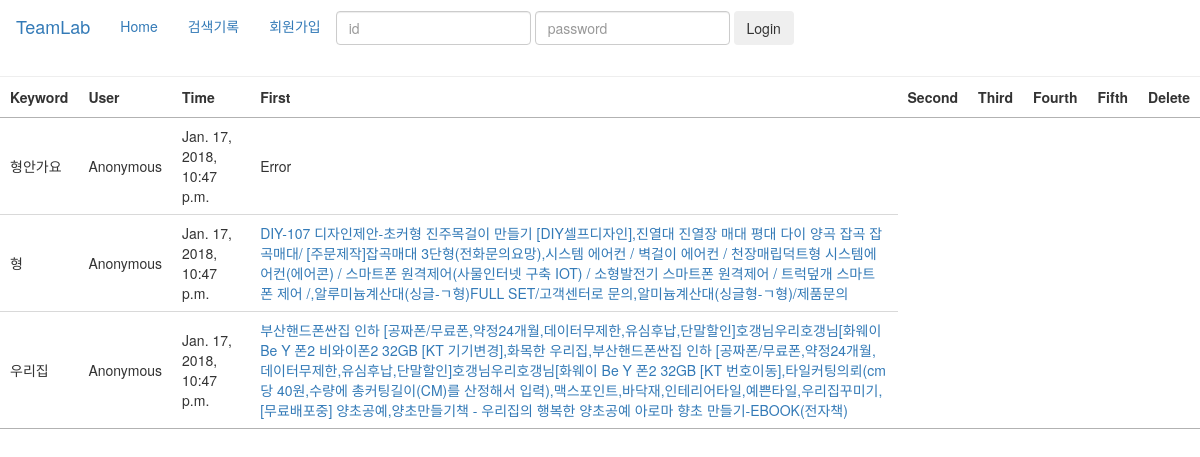
Page /history on the earlier database version.
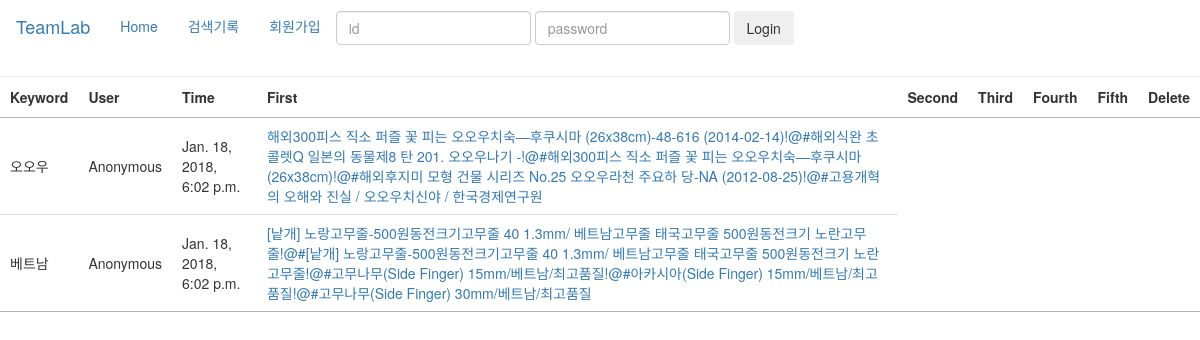
Same page on the later database version.
### search/models.py (models this page shows, shortened)
class history(models.Model) :
    search_id = models.AutoField(primary_key=True)
    search_keyword = models.CharField(max_length=255)
    search_user = models.CharField(max_length=255, default='Anonymous')
    search_time = models.DateTimeField(auto_now_add=True)
    search_imagelist = models.CharField(max_length=255, default='Error')
    search_namelist = models.CharField(max_length=255, default='Error')
    search_pricelist = models.CharField(max_length=255, default='Error')
    search_shoplist = models.CharField(max_length=255, default='Error')
    search_linklist = models.CharField(max_length=255, default='Error')

### search/views.py (the view)
# urls.py: url(r'^history$', sc_views.take_history, name='history'),
def take_history(request) :
    try:
        login_id = request.session['login_id']
    except:
        login_id = 'Anonymous'
    histories = history.objects.filter(search_user=login_id)
    result = [{'keyword' : item.search_keyword,
               'user' : item.search_user,
               'time' : item.search_time,
               'list' : zip([link for link in item.search_linklist.split(', ')],
                            [name for name in item.search_namelist.split(', ')])}
              for item in histories]
    return render(request, 'history.html', {'login_id' : login_id, 'result' : result})

### template/history.html (shortened to what this page needs)
{% extends 'base.html' %}
{% load static %}
{% block content %}
    <table id="historytable" class="display">
        <thead>
          <tr>
            <th>Keyword</th>
            <th>User</th>
            <th>Time</th>
            <th>First</th>
            <th>Second</th>
            <th>Third</th>
            <th>Fourth</th>
            <th>Fifth</th>
            <th>Delete</th>
          </tr>
        </thead>
        <tbody>
            {% for item in result %}
                <tr>
                    <td>{{ item.keyword }}</td>
                    <td>{{ item.user }}</td>
                    <td>{{ item.time }}</td>
                    {% for link, name in item.list %}
                        {% if name == 'Error' %}
                        <td>{{ name }}</td>
                        <td></td>
                        <td></td>
                        <td></td>
                        <td></td>
                        {% else %}
                        <td><a href="{{ link }}">{{ name }}</a></td>
                        {% endif %}
                    {% endfor %}
                </tr>
            {% endfor %}
        </tbody>
{% endblock %}

Differences in the rows shown:
no longer on this page (row edited): history: keyword "형안가요", user "Anonymous", time "Jan. 17, 2018, 10:47 p.m.", list "Error"
no longer on this page (row edited): history: user "Anonymous", time "Jan. 17, 2018, 10:47 p.m.", list "DIY-107 디자인제안-초커형 진주목걸이 만들기 [DIY셀프디자인],진열대 진열장 매대 평대 다이 양곡 잡곡 잡곡매대/ [주문제작]잡곡매대 3단형(전화문의요망),시스템 에어컨 / 벽걸이 에어컨 / 천장매립덕트형 시스템에어컨(에어콘) / 스마트폰 원격제어(사물인터넷 구축 IOT) / 소형발전기 스마트폰 원격제어 / 트럭덮개 스마트폰 제어 /,알루미늄계산대(싱글-ㄱ형)FULL SET/고객센터로 문의,알미늄계산대(싱글형-ㄱ형)/제품문의"
no longer on this page (row edited): history: keyword "우리집", user "Anonymous", time "Jan. 17, 2018, 10:47 p.m.", list "부산핸드폰싼집 인하 [공짜폰/무료폰,약정24개월,데이터무제한,유심후납,단말할인]호갱님우리호갱님[화웨이 Be Y 폰2 비와이폰2 32GB [KT 기기변경],화목한 우리집,부산핸드폰싼집 인하 [공짜폰/무료폰,약정24개월,데이터무제한,유심후납,단말할인]호갱님우리호갱님[화웨이 Be Y 폰2 32GB [KT 번호이동],타일커팅의뢰(cm당 40원,수량에 총커팅길이(CM)를 산정해서 입력),맥스포인트,바닥재,인테리어타일,예쁜타일,우리집꾸미기,[무료배포중] 양초공예,양초만들기책 - 우리집의 행복한 양초공예 아로마 향초 만들기-EBOOK(전자책)"
added history: keyword "오오우", user "Anonymous", time "Jan. 18, 2018, 6:02 p.m.", list "해외300피스 직소 퍼즐 꽃 피는 오오우치숙―후쿠시마 (26x38cm)-48-616 (2014-02-14)!@#해외식완 초콜렛Q 일본의 동물제8 탄 201. 오오우나기 -!@#해외300피스 직소 퍼즐 꽃 피는 오오우치숙―후쿠시마 (26x38cm)!@#해외후지미 모형 건물 시리즈 No.25 오오우라천 주요하 당-NA (2012-08-25)!@#고용개혁의 오해와 진실 / 오오우치신야 / 한국경제연구원"
added history: keyword "베트남", user "Anonymous", time "Jan. 18, 2018, 6:02 p.m.", list "[낱개] 노랑고무줄-500원동전크기고무줄 40 1.3mm/ 베트남고무줄 태국고무줄 500원동전크기 노란고무줄!@#[낱개] 노랑고무줄-500원동전크기고무줄 40 1.3mm/ 베트남고무줄 태국고무줄 500원동전크기 노란고무줄!@#고무나무(Side Finger) 15mm/베트남/최고품질!@#아카시아(Side Finger) 15mm/베트남/최고품질!@#고무나무(Side Finger) 30mm/베트남/최고품질"
Other differences:
list line gone: "형"
